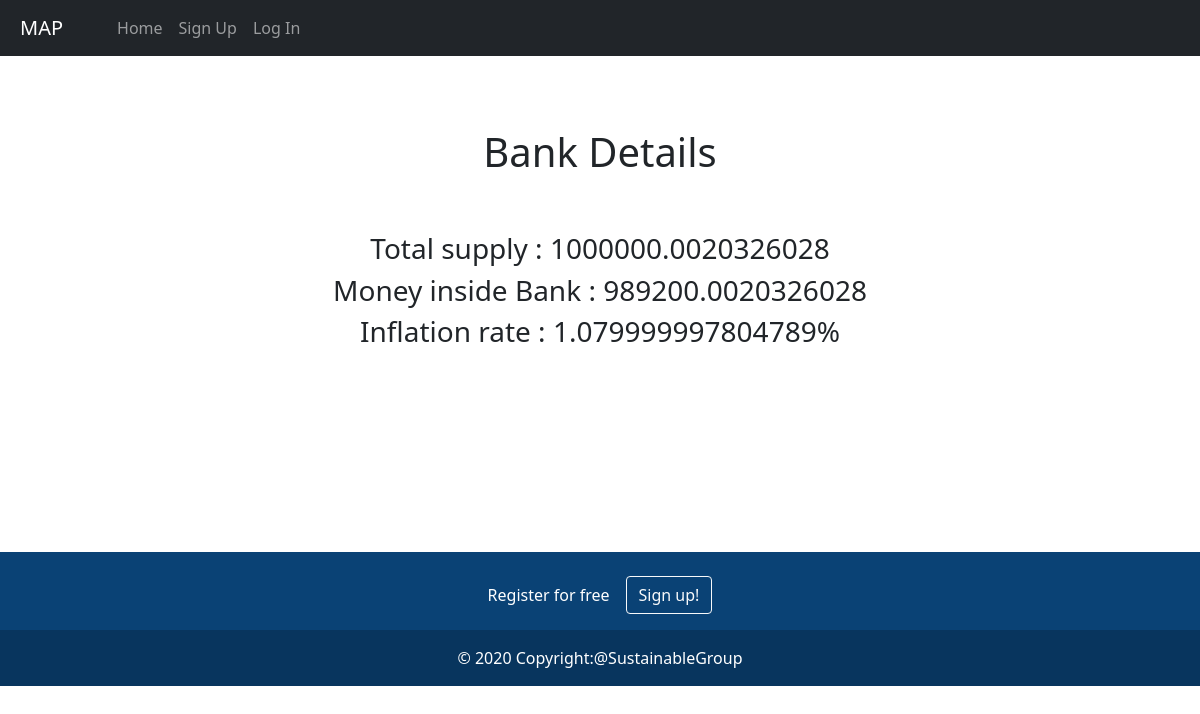
Before: / with the older database file.
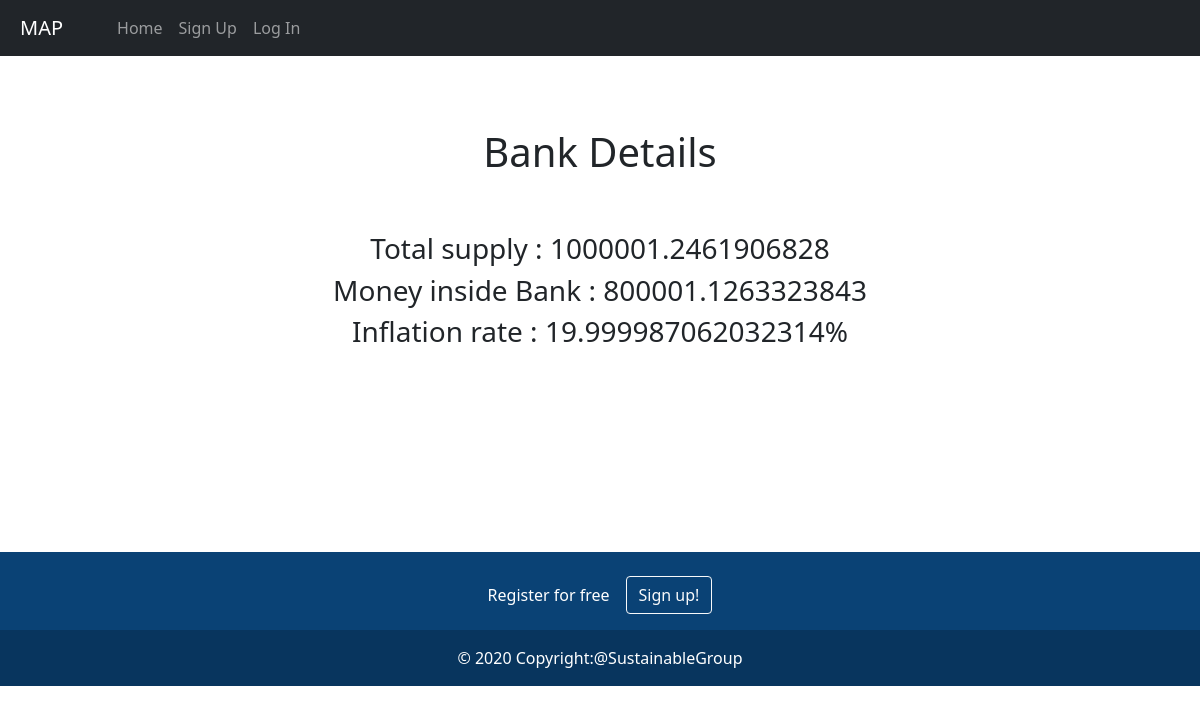
After: the same page with the newer database file.
### main/models.py (models this page shows)
class Bank(models.Model):
    total_supply = models.FloatField()
    in_bank = models.FloatField()
    inflation = models.FloatField()

### main/views.py (the view)
# urls.py: 2. Add a URL to urlpatterns:  path('', views.home, name='home')
def home(request):
    bank=get_object_or_404(Bank,pk=1)
    bank.in_bank += (bank.inflation*bank.in_bank)/(100*525600*10)
    bank.total_supply = bank.in_bank + bank.inflation*bank.total_supply/100
    bank.inflation = (bank.total_supply - bank.in_bank)*100/bank.total_supply
    bank.save()
    context={
        'bank':bank
    }
    return render(request, 'home.html',context)

### templates/home.html
{% extends 'base.html' %}
{% block content %}
<br><br>
    <center>
        <div style="height:400px;">
            <h1>Bank Details</h1><br><br>
            <h3>Total supply : {{bank.total_supply}}</h3>
            <h3>Money inside Bank : {{bank.in_bank}}</h3>
            <h3>Inflation rate : {{bank.inflation}}%</h3>
        </div>
    </center>
{% endblock  %}

### templates/base.html (shortened to what this page needs)
{% load static %}
<!DOCTYPE html>
<html lang="en">
<head>
    <link href="https://cdn.jsdelivr.net/npm/bootstrap@5.0.0-beta3/dist/css/bootstrap.min.css" rel="stylesheet"
>
</head>
<body>
    <nav class="navbar navbar-expand-lg navbar-dark bg-dark">
  <a style="padding-left: 20px;" class="navbar-brand" href="#">MAP</a>
  <div style="padding-left: 30px;" class="collapse navbar-collapse" id="navbarNav">
    <ul class="navbar-nav">
      <li class="nav-item active">
        <a class="nav-link" href="{% url 'home' %}">Home</a>
      </li>
      {% if user.is_authenticated %}
      <li class="nav-item">
        <a class="nav-link" href="{% url 'dash' %}">DashBoard</a>
      </li>
      <li class="nav-item">
        <a class="nav-link" href="{% url 'tran' %}">Transact</a>
      </li>
      <li class="nav-item">
        <a class="nav-link disabled" href="#">logged in as {{user.username}}
</a>
      </li>
      <li class="nav-item">
          <form action="{% url 'logout' %}" method="POST">
            {% csrf_token %}
            <br>
            <button style="margin-left:600px;font-size:small;" class="btn btn-success" type="submit">LOG OUT</button>
          </form>
      </li>
      {% else %}
      <li class="nav-item">
        <a class="nav-link" href="{% url 'signup' %}">Sign Up</a>
      </li>
      <li class="nav-item">
        <a class="nav-link" href="{% url 'login' %}">Log In</a>
      </li>
      {% endif %}
    </ul>
  </div>
</nav>
    <br>
    {% block content %}
    {% endblock %}
    <br>
<section class="">
  <footer class="text-center text-white" style="background-color: #0a4275;">
    <div class="container p-4 pb-0">
      <section class="">
        <p class="d-flex justify-content-center align-items-center">
          <span class="me-3">Register for free</span>
          <a href="{% url 'signup' %}">
            <button type="button" class="btn btn-outline-light btn-rounded">
              Sign up!
            </button>
          </a>
        </p>
      </section>
    </div>
    <div class="text-center p-3" style="background-color: rgba(0, 0, 0, 0.2);">
      © 2020 Copyright:@SustainableGroup
    </div>
  </footer>
</section>
</body>
</html>

### templates/base.html (style rules this page uses)
* { margin: 0; padding: 0; }
body { height:100vh; }

Changed rows visible on the page:
changed Bank: total_supply "1000000.0020326028" → "1000001.2461906828"; in_bank "989200.0020326028" → "800001.1263323843"; inflation "1.079999997804789" → "19.999987062032314"
